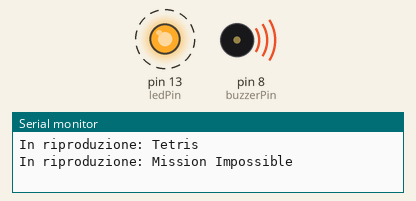
Bench run of a sketch on a simulated Arduino Uno, built with avr-gcc and run on an emulated ATmega328P. On the bench: output pins drawn as LEDs (lit = HIGH), buzzer (waves = sounding), the last lines printed to the serial monitor. Dashed ring = blinking.

Above: at 21.9 s.
At 38.89 s:
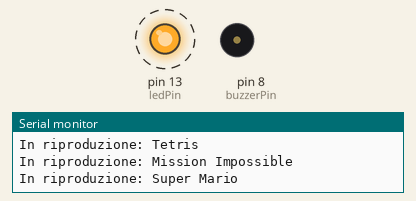
Timing chart, 0 to 40.0 s (numbered marks = the images above):
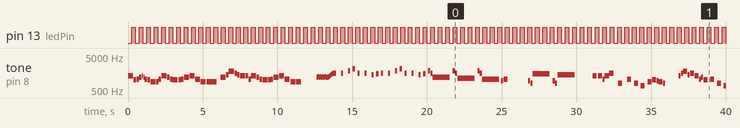

The sketch:

Buzzer_11_play_rtttl_nonblocking.ino
```cpp
/**
 * \Buzzer_11_play_rtttl_nonblocking
 *
 * Versione non bloccante per suonare melodie in formato RTTTL
 * e contemporaneamente far lampeggiare un LED.
 *
 * Utilizza una macchina a stati per eseguire operazioni senza bloccare il loop principale.
 * Ciò consente di eseguire altre operazioni (come lampeggiare un LED) mentre suona la melodia.
 *
 * https://wokwi.com/projects/426124385658658817
 * https://github.com/filippo-bilardo/ROBOTICA/blob/main/Buzzer/README.md
 *
 * @author Versione originale: Filippo Bilardo
 * @version 1.0  22/03/25 - Versione non bloccante
 */

// Definizione dei pin
const int buzzerPin = 8;
const int ledPin = 13;

// Definizione della classe Buzzer non bloccante
class NonBlockingBuzzer
{
private:
    int buzzerPin;              // Pin del buzzer
    unsigned long previousMillis;  // Tempo dell'ultima azione
    unsigned long noteDuration;    // Durata della nota corrente in ms
    unsigned long noteStartTime;   // Tempo di inizio della nota corrente
    bool isPlaying;               // Indica se la melodia è in riproduzione
    bool isNoteOn;                // Indica se una nota è in riproduzione
    const char* currentMelody;    // Puntatore alla melodia corrente
    const char* currentPosition;  // Posizione corrente nella melodia

    // Parametri della melodia RTTTL
    int defaultDuration;
    int defaultOctave;
    int bpm;
    int wholenote;

    /**
     * @brief Funzione per calcolare la frequenza di una nota
     * comprese i diesis e i bemolli
     *
     * @param note la nota (C, D, E, F, G, A, B) //case insensitive
     * @param octave l'ottava (0-8)
     * @param sharp_flat 1 per diesis, -1 per bemolle, 0 per naturale
     * @return int la frequenza della nota
     */
    int getNoteFrequency(char note, int octave, int sharp_flat)
    {
        // Frequenze base delle note nell'ottava 4 (A4 = 440Hz)
        const int notes[] = {
            0,   // Non usato
            262, // C
            277, // C#, Db
            294, // D
            311, // D#, Eb
            330, // E
            349, // F
            370, // F#, Gb
            392, // G
            415, // G#, Ab
            440, // A
            466, // A#, Bb
            494  // B
        };
        int index = 0;

        // Trasforma la nota in minuscolo per uniformità
        note = tolower(note);

        // Mappatura diretta note-indici
        switch(tolower(note)) {
            case 'c': index = 1; break;
            case 'd': index = 3; break;
            case 'e': index = 5; break;
            case 'f': index = 6; break;
            case 'g': index = 8; break;
            case 'a': index = 10; break;
            case 'b': case 'h': index = 12; break; // h è usato in alcuni paesi europei
            default: return 0; // Nota non valida
        }

        // Aggiungi diesis o bemolle
        index += sharp_flat;
        if(index < 1) index = 1;
        if(index > 12) index = 12;

        // Calcolo della frequenza in base all'ottava
        int frequency = notes[index] * (1 << (octave - 4));
        return frequency;
    }

    // Inizializza i parametri per una nuova melodia
    void initMelody() {
        defaultDuration = 4;
        defaultOctave = 5;
        bpm = 120;
        isNoteOn = false;

        // Estrazione del titolo e stampa
        const char *p = strchr(currentMelody, ':');
        if (p == nullptr) {
            isPlaying = false;
            return;
        }

        Serial.print("In riproduzione: ");
        for (int j = 0; j < p - currentMelody; j++) {
            Serial.print(currentMelody[j]);
        }
        Serial.println();

        // Estrazione dei parametri dalla stringa RTTTL
        p++; // Salta il carattere ':'
        while (*p != '\0' && *p != ':') {
            if (strncmp(p, "d=", 2) == 0) {
                p += 2; // Salta il prefisso "d="
                defaultDuration = atoi(p);
                while (isdigit(*p)) p++;
            }
            else if (strncmp(p, "o=", 2) == 0) {
                p += 2; // Salta il prefisso "o="
                defaultOctave = atoi(p);
                while (isdigit(*p)) p++;
            }
            else if (strncmp(p, "b=", 2) == 0) {
                p += 2; // Salta il prefisso "b="
                bpm = atoi(p);
                while (isdigit(*p)) p++;
            }

            // Salta eventuali separatori
            if (*p == ',' || *p == ' ')
                p++;
        }

        if (*p == '\0') {
            isPlaying = false;
            return;
        }

        p++; // Salta il carattere ':'
        currentPosition = p;

        // Calcolo del tempo di una nota intera in millisecondi
        wholenote = (60 * 1000L / bpm) * 4;

        isPlaying = true;
    }

    // Avanza alla prossima nota
    void playNextNote() {
        if (!isPlaying || currentPosition == nullptr || *currentPosition == '\0') {
            isPlaying = false;
            noTone(buzzerPin);
            return;
        }

        // Estrazione della durata
        int duration = defaultDuration;
        if (isdigit(*currentPosition)) {
            duration = 0;
            while (isdigit(*currentPosition)) {
                duration = duration * 10 + (*currentPosition - '0');
                currentPosition++;
            }
        }

        // Gestione della nota puntata (aumenta durata del 50%)
        bool dotted = false;
        if (*currentPosition == '.') {
            dotted = true;
            currentPosition++;
        }

        // Estrazione della nota e dell'ottava
        char note = '\0';
        int octave = defaultOctave;
        int sharp_flat = 0;

        if (isalpha(*currentPosition)) {
            note = tolower(*currentPosition);
            currentPosition++;

            // Estrazione dell'eventuale diesis o bemolle
            if (*currentPosition == '#' || *currentPosition == 'b') {
                sharp_flat = (*currentPosition == '#') ? 1 : -1;
                currentPosition++;
            }

            // Estrazione dell'ottava
            if (isdigit(*currentPosition)) {
                octave = *currentPosition - '0';
                currentPosition++;
            }
        }

        // Calcolo della durata della nota
        noteDuration = wholenote / duration;

        // Gestione della nota puntata
        if (dotted) {
            noteDuration = noteDuration * 3 / 2;
        }

        // Suono della nota
        if (note == 'p') {
            // Pausa
            noTone(buzzerPin);
        } else {
            // Calcolo della frequenza
            int frequency = getNoteFrequency(note, octave, sharp_flat);
            if (frequency > 0) {
                tone(buzzerPin, frequency);
            }
        }

        isNoteOn = true;
        noteStartTime = millis();

        // Salta eventuali separatori
        while (*currentPosition == ',' || *currentPosition == ' ' || *currentPosition == '\t')
            currentPosition++;
    }

public:
    // Costruttore
    NonBlockingBuzzer(int pin) : buzzerPin(pin), isPlaying(false), previousMillis(0) {
        pinMode(buzzerPin, OUTPUT);
    }

    // Avvia la riproduzione di una melodia
    void startPlay(const char* melody) {
        if (melody == nullptr || strlen(melody) == 0) return;

        currentMelody = melody;
        isPlaying = true;
        isNoteOn = false;
        previousMillis = millis();

        // Inizializza i parametri della melodia
        initMelody();

        // Inizia a suonare la prima nota
        playNextNote();
    }

    // Ferma la riproduzione
    void stop() {
        isPlaying = false;
        isNoteOn = false;
        noTone(buzzerPin);
    }

    // Verifica se una melodia è in riproduzione
    bool isPlayingMelody() {
        return isPlaying;
    }

    // Aggiorna lo stato del buzzer (da chiamare in loop)
    void update() {
        unsigned long currentMillis = millis();

        if (isPlaying && isNoteOn) {
            // Controlla se è il momento di terminare la nota attuale (90% della durata)
            if (currentMillis - noteStartTime >= noteDuration * 0.9) {
                noTone(buzzerPin);
                isNoteOn = false;
            }
        }

        // Controlla se è il momento di passare alla nota successiva
        if (isPlaying && !isNoteOn && currentMillis - noteStartTime >= noteDuration) {
            playNextNote();
        }
    }
};

// Classe per gestire il LED lampeggiante
class BlinkingLed {
private:
    int ledPin;
    unsigned long previousMillis;
    unsigned long interval;
    bool ledState;

public:
    BlinkingLed(int pin, unsigned long blinkInterval = 500) :
        ledPin(pin), interval(blinkInterval), ledState(LOW), previousMillis(0) {
        pinMode(ledPin, OUTPUT);
    }

    void setInterval(unsigned long blinkInterval) {
        interval = blinkInterval;
    }

    void update() {
        unsigned long currentMillis = millis();

        if (currentMillis - previousMillis >= interval) {
            previousMillis = currentMillis;

            // Cambia lo stato del LED
            ledState = !ledState;
            digitalWrite(ledPin, ledState);
        }
    }
};

// Definizione delle melodie
const char *mTetris = "Tetris:d=4,o=5,b=160:e6,8b,8c6,8d6,16e6,16d6,8c6,8b,a,8a,8c6,e6,8d6,8c6,b,8b,8c6,d6,e6,c6,a,2a,8p,d6,8f6,a6,8g6,8f6,e6,8e6,8c6,e6,8d6,8c6,b,8b,8c6,d6,e6,c6,a,a";
const char* mMission = "Mission Impossible:d=16,o=6,b=95:32d,32d#,32d,32d#,32d,32d#,32d,32d#,32d,32d,32d#,32e,32f,32f#,32g,g,8p,g,8p,a#,p,c7,p,g,8p,g,8p,f,p,f#,p,g,8p,g,8p,a#,p,c7,p,g,8p,g,8p,f,p,f#,p,a#,g,2d,32p,a#,g,2c#,32p,a#,g,2c,a#5,8c,2p,32p,a#5,g5,2f#,32p,a#5,g5,2f,32";
const char* mSuperMario = "Super Mario:d=4,o=5,b=100:16e6,16e6,32p,8e6,16c6,8e6,8g6,8p,8g,8p,8c6,16p,8g,16p,8e,16p,8a,8b,16a#,8a,16g.,16e6,16g6,8a6,16f6,8g6,8e6,16c6,16d6,8b,16p,8c6,16p,8g,16p,8e,16p,8a,8b,16a#,8a,16g.,16e6,16g6,8a6,16f6,8g6,8e6,16c6,16d6,8b";

// Creazione degli oggetti
NonBlockingBuzzer buzzer(buzzerPin);
BlinkingLed led(ledPin, 250); // LED lampeggia ogni 250ms

// Stato del programma
enum State {
  PLAY_TETRIS,
  PAUSE1,
  PLAY_MISSION,
  PAUSE2,
  PLAY_MARIO,
  FINISHED
};

State currentState = PLAY_TETRIS;
unsigned long stateStartTime;

void setup()
{
    // Inizializzazione della comunicazione seriale per debug
    Serial.begin(9600);
    Serial.println("RTTTL non-blocking music player with blinking LED");

    stateStartTime = millis();
    buzzer.startPlay(mTetris);
}

void loop() {
    // Aggiorna lo stato del buzzer (controllo non bloccante)
    buzzer.update();

    // Aggiorna lo stato del LED (lampeggiamento)
    led.update();

    // Gestione della sequenza di riproduzione
    unsigned long currentMillis = millis();

    // Macchina a stati per riprodurre le melodie in sequenza
    switch (currentState) {
        case PLAY_TETRIS:
            if (!buzzer.isPlayingMelody()) {
                currentState = PAUSE1;
                stateStartTime = currentMillis;
            }
            break;

        case PAUSE1:
            if (currentMillis - stateStartTime >= 1000) {
                currentState = PLAY_MISSION;
                buzzer.startPlay(mMission);
            }
            break;

        case PLAY_MISSION:
            if (!buzzer.isPlayingMelody()) {
                currentState = PAUSE2;
                stateStartTime = currentMillis;
            }
            break;

        case PAUSE2:
            if (currentMillis - stateStartTime >= 1000) {
                currentState = PLAY_MARIO;
                buzzer.startPlay(mSuperMario);
            }
            break;

        case PLAY_MARIO:
            if (!buzzer.isPlayingMelody()) {
                currentState = FINISHED;
                Serial.println("Tutte le melodie sono state riprodotte");
            }
            break;

        default:
            break;
    }
}
```

Measured:
- by itself, pin 13 (ledPin): alternates HIGH for 0.25 s and LOW for 0.25 s
- by itself, tone on pin 8 (buzzerPin): plays 1320 Hz for 0.34 s, 988 Hz for 0.17 s, 1048 Hz for 0.17 s, 1176 Hz for 0.17 s, 1320 Hz for 0.08 s, 1176 Hz for 0.08 s … (114 notes in this stretch)
